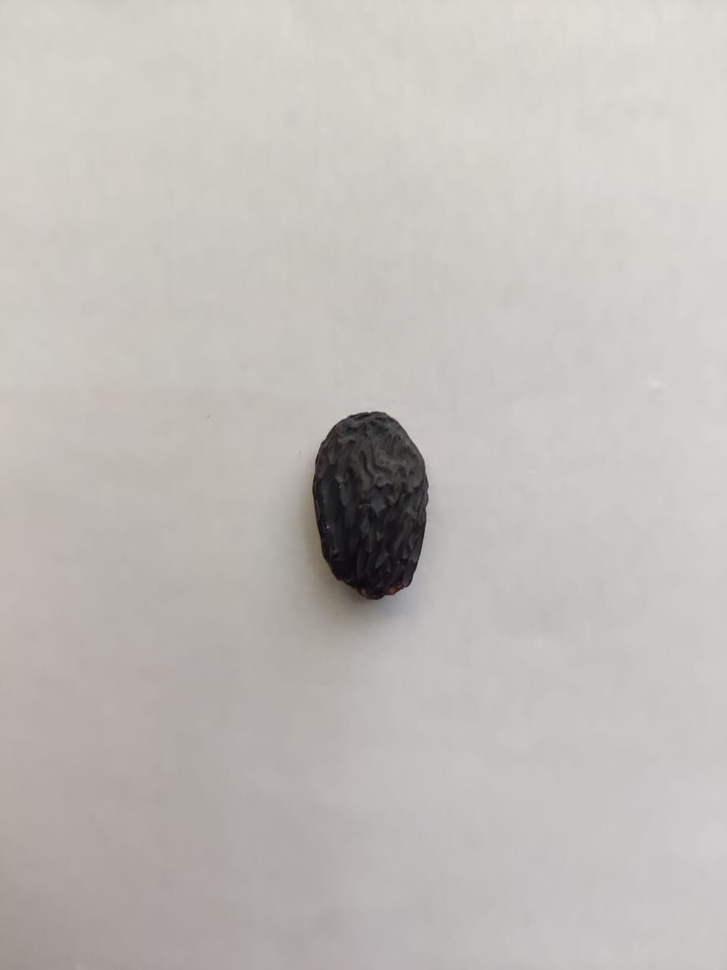
#> input picture WhatsApp Image 2023-11-14 at 21.50.06.jpeg, 727 x 970 px, shrunk from 960 x 1280 before the run
$ python -i features.py   (imports and definitions only)
#> lines starting #> are read from the running program, lines starting #| are printed output that depends on the picture; after the words box and inside, x2 and y2 are one past the last pixel; in counts of white or black regions, pixels touching at a corner belong together
import cv2
import numpy as np


def process_image(image_path):
    # Load the color image
    image = cv2.imread(image_path)
#> image is the input picture: shape (970, 727, 3); mean B, G, R 185.1, 188.7, 192.9

    # Define the color range for the black raisin (adjust this based on your image)
    lower_black = np.array([0, 0, 0])  # Lower bound for black color
    upper_black = np.array([90, 190, 240])  # Upper bound for black color

    # Create a binary mask for the raisin
    mask = cv2.inRange(image, lower_black, upper_black)
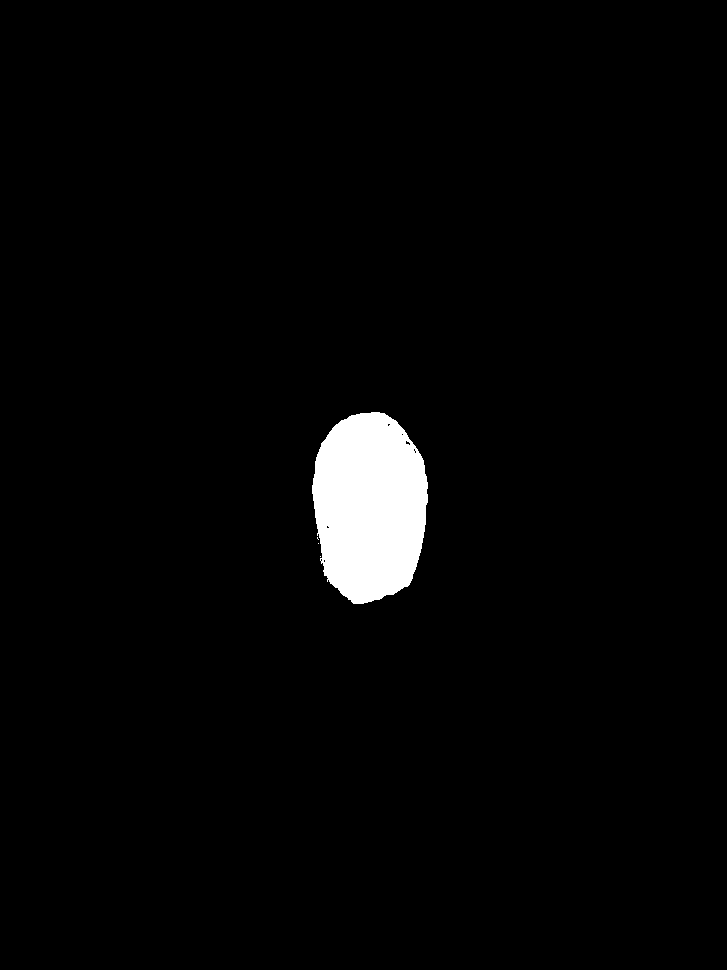
#> mask: shape (970, 727); 2.5% white; 4 white regions (3 under 20 px)

    # Find contours in the binary mask
    contours, _ = cv2.findContours(mask, cv2.RETR_EXTERNAL, cv2.CHAIN_APPROX_SIMPLE)
#> contours = 4 contours, 3 with area under 20; largest, box (x1, y1, x2, y2) and area: (312, 412, 428, 604) 17454

    # Filter the contours, e.g., choose the largest contour
    raisin_contour = max(contours, key=cv2.contourArea)
#> raisin_contour = contour of 218 points, box (x1, y1, x2, y2) (312, 412, 428, 604), area 17454

    # Draw the raisin contour on the original image
    cv2.drawContours(image, [raisin_contour], -1, (0, 255, 0), 2)
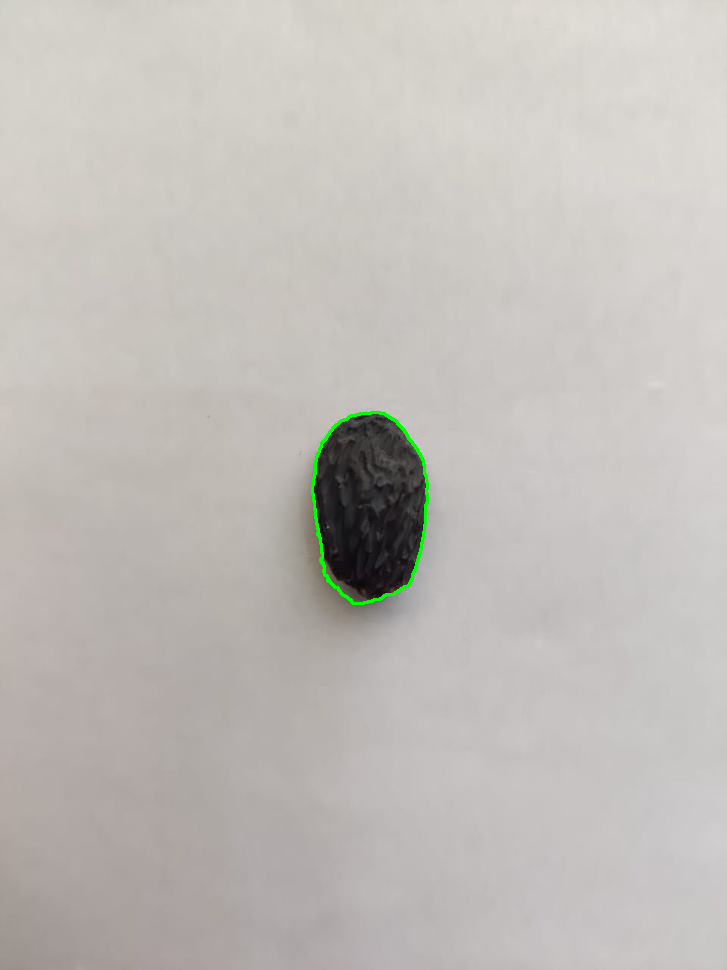
#> image: shape (970, 727, 3); 0.24% of pixels changed, all inside (x1, y1, x2, y2) = (311, 411, 429, 605)

    # Extract features from the contour
    area = cv2.contourArea(raisin_contour)
#> area = 17454

    # Fit an ellipse to the contour
    ellipse = cv2.fitEllipse(raisin_contour)
#> ellipse = ((369.3, 506.3), (115.8, 195.4), 179.4)
    major_axis_length, minor_axis_length = ellipse[1]
#> major_axis_length = 115.8; minor_axis_length = 195.4

    # Calculate eccentricity with a check to avoid negative values inside the sqrt
    if major_axis_length > minor_axis_length:
        eccentricity = np.sqrt(1 - (minor_axis_length / major_axis_length) ** 2)
    else:
        eccentricity = 0

    # Calculate convex hull and its area
    convex_hull = cv2.convexHull(raisin_contour)
#> convex_hull = contour of 44 points, box (x1, y1, x2, y2) (312, 412, 428, 604), area 17776
    convex_area = cv2.contourArea(convex_hull)
#> convex_area = 17776

    # Additional features
    extent = area / convex_area
#> extent = 0.982
    perimeter = cv2.arcLength(raisin_contour, True)
#> perimeter = 542.6

    # Return the extracted features
    return area, major_axis_length, minor_axis_length, eccentricity, convex_area, extent, perimeter, image

# [17 lines of commented-out code are left out]

>>> result = process_image('WhatsApp Image 2023-11-14 at 21.50.06.jpeg')
#> result = 8 items, first 6: 17454, 115.8, 195.4, 0, 17776, 0.982
